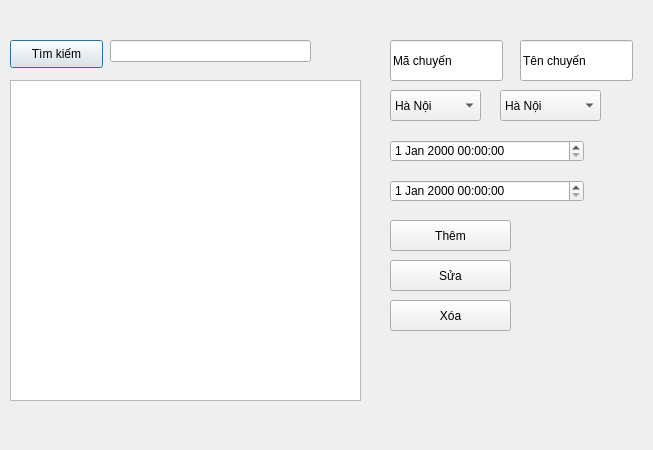
<?xml version="1.0" encoding="UTF-8"?>
<ui version="4.0">
 <class>Dialog</class>
 <widget class="QDialog" name="Dialog">
  <property name="geometry">
   <rect>
    <x>0</x>
    <y>0</y>
    <width>653</width>
    <height>450</height>
   </rect>
  </property>
  <property name="windowTitle">
   <string>Dialog</string>
  </property>
  <widget class="QLineEdit" name="txt_machuyen">
   <property name="geometry">
    <rect>
     <x>390</x>
     <y>40</y>
     <width>113</width>
     <height>41</height>
    </rect>
   </property>
   <property name="text">
    <string>Mã chuyến</string>
   </property>
  </widget>
  <widget class="QLineEdit" name="txt_tenchuyen">
   <property name="geometry">
    <rect>
     <x>520</x>
     <y>40</y>
     <width>113</width>
     <height>41</height>
    </rect>
   </property>
   <property name="text">
    <string>Tên chuyến</string>
   </property>
  </widget>
  <widget class="QComboBox" name="cb_gadi">
   <property name="geometry">
    <rect>
     <x>390</x>
     <y>90</y>
     <width>91</width>
     <height>31</height>
    </rect>
   </property>
   <item>
    <property name="text">
     <string>Hà Nội</string>
    </property>
   </item>
   <item>
    <property name="text">
     <string>Đà Nẵng</string>
    </property>
   </item>
   <item>
    <property name="text">
     <string>Sài gòn</string>
    </property>
   </item>
   <item>
    <property name="text">
     <string>Quảng Ninh</string>
    </property>
   </item>
  </widget>
  <widget class="QComboBox" name="cb_gaden">
   <property name="geometry">
    <rect>
     <x>500</x>
     <y>90</y>
     <width>101</width>
     <height>31</height>
    </rect>
   </property>
   <item>
    <property name="text">
     <string>Hà Nội</string>
    </property>
   </item>
   <item>
    <property name="text">
     <string>Đà nẵng</string>
    </property>
   </item>
   <item>
    <property name="text">
     <string>Sài Gòn</string>
    </property>
   </item>
   <item>
    <property name="text">
     <string>Quảng Ninh</string>
    </property>
   </item>
  </widget>
  <widget class="QDateTimeEdit" name="txt_thoigiandi">
   <property name="geometry">
    <rect>
     <x>390</x>
     <y>140</y>
     <width>194</width>
     <height>22</height>
    </rect>
   </property>
  </widget>
  <widget class="QDateTimeEdit" name="txt_thoigianden">
   <property name="geometry">
    <rect>
     <x>390</x>
     <y>180</y>
     <width>194</width>
     <height>22</height>
    </rect>
   </property>
  </widget>
  <widget class="QPushButton" name="btn_tim">
   <property name="geometry">
    <rect>
     <x>10</x>
     <y>40</y>
     <width>93</width>
     <height>28</height>
    </rect>
   </property>
   <property name="text">
    <string>Tìm kiếm</string>
   </property>
  </widget>
  <widget class="QPushButton" name="btn_sua">
   <property name="geometry">
    <rect>
     <x>390</x>
     <y>260</y>
     <width>121</width>
     <height>31</height>
    </rect>
   </property>
   <property name="text">
    <string>Sửa</string>
   </property>
  </widget>
  <widget class="QPushButton" name="btn_xoa">
   <property name="geometry">
    <rect>
     <x>390</x>
     <y>300</y>
     <width>121</width>
     <height>31</height>
    </rect>
   </property>
   <property name="text">
    <string>Xóa</string>
   </property>
  </widget>
  <widget class="QPushButton" name="btn_them">
   <property name="geometry">
    <rect>
     <x>390</x>
     <y>220</y>
     <width>121</width>
     <height>31</height>
    </rect>
   </property>
   <property name="text">
    <string>Thêm</string>
   </property>
  </widget>
  <widget class="QLineEdit" name="txt_timkiem">
   <property name="geometry">
    <rect>
     <x>110</x>
     <y>40</y>
     <width>201</width>
     <height>22</height>
    </rect>
   </property>
  </widget>
  <widget class="QTableWidget" name="table_chuyentau">
   <property name="geometry">
    <rect>
     <x>10</x>
     <y>80</y>
     <width>351</width>
     <height>321</height>
    </rect>
   </property>
  </widget>
 </widget>
 <resources/>
 <connections/>
</ui>
